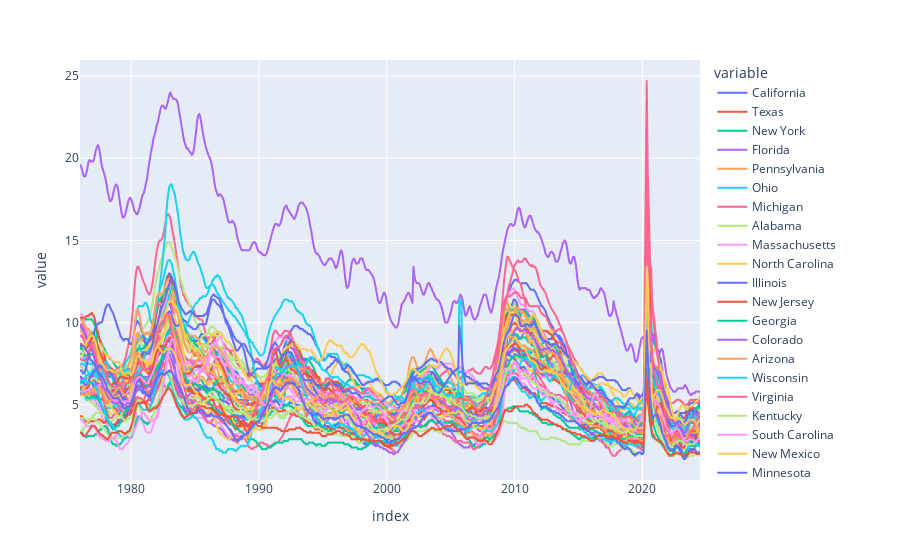

Notebook code for this chart:
### Code cell
#Unemployment rate by state
px.line(unmp_states)

### Figure 1 — Plotly figure (JSON) as saved in the notebook; plotly's stock layout.template omitted (floating-point values rounded to 4 significant figures; data arrays with more than 128 entries replaced by an {"elided": "..."} marker saying what was removed)
{"data": [{"hovertemplate": "variable=California<br>index=%{x}<br>value=%{y}<extra></extra>", "legendgroup": "California", "line": {"color": "#636efa", "dash": "solid"}, "marker": {"symbol": "circle"}, "mode": "lines", "name": "California", "showlegend": true, "type": "scattergl", "x": {"elided": "581 str values"}, "xaxis": "x", "y": {"elided": "581 float values"}, "yaxis": "y"}, {"hovertemplate": "variable=Texas<br>index=%{x}<br>value=%{y}<extra></extra>", "legendgroup": "Texas", "line": {"color": "#EF553B", "dash": "solid"}, "marker": {"symbol": "circle"}, "mode": "lines", "name": "Texas", "showlegend": true, "type": "scattergl", "x": {"elided": "581 str values"}, "xaxis": "x", "y": {"elided": "581 float values"}, "yaxis": "y"}, {"hovertemplate": "variable=New York<br>index=%{x}<br>value=%{y}<extra></extra>", "legendgroup": "New York", "line": {"color": "#00cc96", "dash": "solid"}, "marker": {"symbol": "circle"}, "mode": "lines", "name": "New York", "showlegend": true, "type": "scattergl", "x": {"elided": "581 str values"}, "xaxis": "x", "y": {"elided": "581 float values"}, "yaxis": "y"}, {"hovertemplate": "variable=Florida<br>index=%{x}<br>value=%{y}<extra></extra>", "legendgroup": "Florida", "line": {"color": "#ab63fa", "dash": "solid"}, "marker": {"symbol": "circle"}, "mode": "lines", "name": "Florida", "showlegend": true, "type": "scattergl", "x": {"elided": "581 str values"}, "xaxis": "x", "y": {"elided": "581 float values"}, "yaxis": "y"}, {"hovertemplate": "variable=Pennsylvania<br>index=%{x}<br>value=%{y}<extra></extra>", "legendgroup": "Pennsylvania", "line": {"color": "#FFA15A", "dash": "solid"}, "marker": {"symbol": "circle"}, "mode": "lines", "name": "Pennsylvania", "showlegend": true, "type": "scattergl", "x": {"elided": "581 str values"}, "xaxis": "x", "y": {"elided": "581 float values"}, "yaxis": "y"}, {"hovertemplate": "variable=Ohio<br>index=%{x}<br>value=%{y}<extra></extra>", "legendgroup": "Ohio", "line": {"color": "#19d3f3", "dash": "solid"}, "marker": {"symbol": "circle"}, "mode": "lines", "name": "Ohio", "showlegend": true, "type": "scattergl", "x": {"elided": "581 str values"}, "xaxis": "x", "y": {"elided": "581 float values"}, "yaxis": "y"}, {"hovertemplate": "variable=Michigan<br>index=%{x}<br>value=%{y}<extra></extra>", "legendgroup": "Michigan", "line": {"color": "#FF6692", "dash": "solid"}, "marker": {"symbol": "circle"}, "mode": "lines", "name": "Michigan", "showlegend": true, "type": "scattergl", "x": {"elided": "581 str values"}, "xaxis": "x", "y": {"elided": "581 float values"}, "yaxis": "y"}, {"hovertemplate": "variable=Alabama<br>index=%{x}<br>value=%{y}<extra></extra>", "legendgroup": "Alabama", "line": {"color": "#B6E880", "dash": "solid"}, "marker": {"symbol": "circle"}, "mode": "lines", "name": "Alabama", "showlegend": true, "type": "scattergl", "x": {"elided": "581 str values"}, "xaxis": "x", "y": {"elided": "581 float values"}, "yaxis": "y"}, {"hovertemplate": "variable=Massachusetts<br>index=%{x}<br>value=%{y}<extra></extra>", "legendgroup": "Massachusetts", "line": {"color": "#FF97FF", "dash": "solid"}, "marker": {"symbol": "circle"}, "mode": "lines", "name": "Massachusetts", "showlegend": true, "type": "scattergl", "x": {"elided": "581 str values"}, "xaxis": "x", "y": {"elided": "581 float values"}, "yaxis": "y"}, {"hovertemplate": "variable=North Carolina<br>index=%{x}<br>value=%{y}<extra></extra>", "legendgroup": "North Carolina", "line": {"color": "#FECB52", "dash": "solid"}, "marker": {"symbol": "circle"}, "mode": "lines", "name": "North Carolina", "showlegend": true, "type": "scattergl", "x": {"elided": "581 str values"}, "xaxis": "x", "y": {"elided": "581 float values"}, "yaxis": "y"}, {"hovertemplate": "variable=Illinois<br>index=%{x}<br>value=%{y}<extra></extra>", "legendgroup": "Illinois", "line": {"color": "#636efa", "dash": "solid"}, "marker": {"symbol": "circle"}, "mode": "lines", "name": "Illinois", "showlegend": true, "type": "scattergl", "x": {"elided": "581 str values"}, "xaxis": "x", "y": {"elided": "581 float values"}, "yaxis": "y"}, {"hovertemplate": "variable=New Jersey<br>index=%{x}<br>value=%{y}<extra></extra>", "legendgroup": "New Jersey", "line": {"color": "#EF553B", "dash": "solid"}, "marker": {"symbol": "circle"}, "mode": "lines", "name": "New Jersey", "showlegend": true, "type": "scattergl", "x": {"elided": "581 str values"}, "xaxis": "x", "y": {"elided": "581 float values"}, "yaxis": "y"}, {"hovertemplate": "variable=Georgia<br>index=%{x}<br>value=%{y}<extra></extra>", "legendgroup": "Georgia", "line": {"color": "#00cc96", "dash": "solid"}, "marker": {"symbol": "circle"}, "mode": "lines", "name": "Georgia", "showlegend": true, "type": "scattergl", "x": {"elided": "581 str values"}, "xaxis": "x", "y": {"elided": "581 float values"}, "yaxis": "y"}, {"hovertemplate": "variable=Colorado<br>index=%{x}<br>value=%{y}<extra></extra>", "legendgroup": "Colorado", "line": {"color": "#ab63fa", "dash": "solid"}, "marker": {"symbol": "circle"}, "mode": "lines", "name": "Colorado", "showlegend": true, "type": "scattergl", "x": {"elided": "581 str values"}, "xaxis": "x", "y": {"elided": "581 float values"}, "yaxis": "y"}, {"hovertemplate": "variable=Arizona<br>index=%{x}<br>value=%{y}<extra></extra>", "legendgroup": "Arizona", "line": {"color": "#FFA15A", "dash": "solid"}, "marker": {"symbol": "circle"}, "mode": "lines", "name": "Arizona", "showlegend": true, "type": "scattergl", "x": {"elided": "581 str values"}, "xaxis": "x", "y": {"elided": "581 float values"}, "yaxis": "y"}, {"hovertemplate": "variable=Wisconsin<br>index=%{x}<br>value=%{y}<extra></extra>", "legendgroup": "Wisconsin", "line": {"color": "#19d3f3", "dash": "solid"}, "marker": {"symbol": "circle"}, "mode": "lines", "name": "Wisconsin", "showlegend": true, "type": "scattergl", "x": {"elided": "581 str values"}, "xaxis": "x", "y": {"elided": "581 float values"}, "yaxis": "y"}, {"hovertemplate": "variable=Virginia<br>index=%{x}<br>value=%{y}<extra></extra>", "legendgroup": "Virginia", "line": {"color": "#FF6692", "dash": "solid"}, "marker": {"symbol": "circle"}, "mode": "lines", "name": "Virginia", "showlegend": true, "type": "scattergl", "x": {"elided": "581 str values"}, "xaxis": "x", "y": {"elided": "581 float values"}, "yaxis": "y"}, {"hovertemplate": "variable=Kentucky<br>index=%{x}<br>value=%{y}<extra></extra>", "legendgroup": "Kentucky", "line": {"color": "#B6E880", "dash": "solid"}, "marker": {"symbol": "circle"}, "mode": "lines", "name": "Kentucky", "showlegend": true, "type": "scattergl", "x": {"elided": "581 str values"}, "xaxis": "x", "y": {"elided": "581 float values"}, "yaxis": "y"}, {"hovertemplate": "variable=South Carolina<br>index=%{x}<br>value=%{y}<extra></extra>", "legendgroup": "South Carolina", "line": {"color": "#FF97FF", "dash": "solid"}, "marker": {"symbol": "circle"}, "mode": "lines", "name": "South Carolina", "showlegend": true, "type": "scattergl", "x": {"elided": "581 str values"}, "xaxis": "x", "y": {"elided": "581 float values"}, "yaxis": "y"}, {"hovertemplate": "variable=New Mexico<br>index=%{x}<br>value=%{y}<extra></extra>", "legendgroup": "New Mexico", "line": {"color": "#FECB52", "dash": "solid"}, "marker": {"symbol": "circle"}, "mode": "lines", "name": "New Mexico", "showlegend": true, "type": "scattergl", "x": {"elided": "581 str values"}, "xaxis": "x", "y": {"elided": "581 float values"}, "yaxis": "y"}, {"hovertemplate": "variable=Minnesota<br>index=%{x}<br>value=%{y}<extra></extra>", "legendgroup": "Minnesota", "line": {"color": "#636efa", "dash": "solid"}, "marker": {"symbol": "circle"}, "mode": "lines", "name": "Minnesota", "showlegend": true, "type": "scattergl", "x": {"elided": "581 str values"}, "xaxis": "x", "y": {"elided": "581 float values"}, "yaxis": "y"}, {"hovertemplate": "variable=Tennessee<br>index=%{x}<br>value=%{y}<extra></extra>", "legendgroup": "Tennessee", "line": {"color": "#EF553B", "dash": "solid"}, "marker": {"symbol": "circle"}, "mode": "lines", "name": "Tennessee", "showlegend": true, "type": "scattergl", "x": {"elided": "581 str values"}, "xaxis": "x", "y": {"elided": "581 float values"}, "yaxis": "y"}, {"hovertemplate": "variable=Washington<br>index=%{x}<br>value=%{y}<extra></extra>", "legendgroup": "Washington", "line": {"color": "#00cc96", "dash": "solid"}, "marker": {"symbol": "circle"}, "mode": "lines", "name": "Washington", "showlegend": true, "type": "scattergl", "x": {"elided": "581 str values"}, "xaxis": "x", "y": {"elided": "581 float values"}, "yaxis": "y"}, {"hovertemplate": "variable=Maryland<br>index=%{x}<br>value=%{y}<extra></extra>", "legendgroup": "Maryland", "line": {"color": "#ab63fa", "dash": "solid"}, "marker": {"symbol": "circle"}, "mode": "lines", "name": "Maryland", "showlegend": true, "type": "scattergl", "x": {"elided": "581 str values"}, "xaxis": "x", "y": {"elided": "581 float values"}, "yaxis": "y"}, {"hovertemplate": "variable=Oregon<br>index=%{x}<br>value=%{y}<extra></extra>", "legendgroup": "Oregon", "line": {"color": "#FFA15A", "dash": "solid"}, "marker": {"symbol": "circle"}, "mode": "lines", "name": "Oregon", "showlegend": true, "type": "scattergl", "x": {"elided": "581 str values"}, "xaxis": "x", "y": {"elided": "581 float values"}, "yaxis": "y"}, {"hovertemplate": "variable=West Virginia<br>index=%{x}<br>value=%{y}<extra></extra>", "legendgroup": "West Virginia", "line": {"color": "#19d3f3", "dash": "solid"}, "marker": {"symbol": "circle"}, "mode": "lines", "name": "West Virginia", "showlegend": true, "type": "scattergl", "x": {"elided": "581 str values"}, "xaxis": "x", "y": {"elided": "581 float values"}, "yaxis": "y"}, {"hovertemplate": "variable=Nevada<br>index=%{x}<br>value=%{y}<extra></extra>", "legendgroup": "Nevada", "line": {"color": "#FF6692", "dash": "solid"}, "marker": {"symbol": "circle"}, "mode": "lines", "name": "Nevada", "showlegend": true, "type": "scattergl", "x": {"elided": "581 str values"}, "xaxis": "x", "y": {"elided": "581 float values"}, "yaxis": "y"}, {"hovertemplate": "variable=Arkansas<br>index=%{x}<br>value=%{y}<extra></extra>", "legendgroup": "Arkansas", "line": {"color": "#B6E880", "dash": "solid"}, "marker": {"symbol": "circle"}, "mode": "lines", "name": "Arkansas", "showlegend": true, "type": "scattergl", "x": {"elided": "581 str values"}, "xaxis": "x", "y": {"elided": "581 float values"}, "yaxis": "y"}, {"hovertemplate": "variable=Oklahoma<br>index=%{x}<br>value=%{y}<extra></extra>", "legendgroup": "Oklahoma", "line": {"color": "#FF97FF", "dash": "solid"}, "marker": {"symbol": "circle"}, "mode": "lines", "name": "Oklahoma", "showlegend": true, "type": "scattergl", "x": {"elided": "581 str values"}, "xaxis": "x", "y": {"elided": "581 float values"}, "yaxis": "y"}, {"hovertemplate": "variable=Missouri<br>index=%{x}<br>value=%{y}<extra></extra>", "legendgroup": "Missouri", "line": {"color": "#FECB52", "dash": "solid"}, "marker": {"symbol": "circle"}, "mode": "lines", "name": "Missouri", "showlegend": true, "type": "scattergl", "x": {"elided": "581 str values"}, "xaxis": "x", "y": {"elided": "581 float values"}, "yaxis": "y"}, {"hovertemplate": "variable=Alaska<br>index=%{x}<br>value=%{y}<extra></extra>", "legendgroup": "Alaska", "line": {"color": "#636efa", "dash": "solid"}, "marker": {"symbol": "circle"}, "mode": "lines", "name": "Alaska", "showlegend": true, "type": "scattergl", "x": {"elided": "581 str values"}, "xaxis": "x", "y": {"elided": "581 float values"}, "yaxis": "y"}, {"hovertemplate": "variable=Iowa<br>index=%{x}<br>value=%{y}<extra></extra>", "legendgroup": "Iowa", "line": {"color": "#EF553B", "dash": "solid"}, "marker": {"symbol": "circle"}, "mode": "lines", "name": "Iowa", "showlegend": true, "type": "scattergl", "x": {"elided": "581 str values"}, "xaxis": "x", "y": {"elided": "581 float values"}, "yaxis": "y"}, {"hovertemplate": "variable=Utah<br>index=%{x}<br>value=%{y}<extra></extra>", "legendgroup": "Utah", "line": {"color": "#00cc96", "dash": "solid"}, "marker": {"symbol": "circle"}, "mode": "lines", "name": "Utah", "showlegend": true, "type": "scattergl", "x": {"elided": "581 str values"}, "xaxis": "x", "y": {"elided": "581 float values"}, "yaxis": "y"}, {"hovertemplate": "variable=Puerto Rico<br>index=%{x}<br>value=%{y}<extra></extra>", "legendgroup": "Puerto Rico", "line": {"color": "#ab63fa", "dash": "solid"}, "marker": {"symbol": "circle"}, "mode": "lines", "name": "Puerto Rico", "showlegend": true, "type": "scattergl", "x": {"elided": "581 str values"}, "xaxis": "x", "y": {"elided": "581 float values"}, "yaxis": "y"}, {"hovertemplate": "variable=Indiana<br>index=%{x}<br>value=%{y}<extra></extra>", "legendgroup": "Indiana", "line": {"color": "#FFA15A", "dash": "solid"}, "marker": {"symbol": "circle"}, "mode": "lines", "name": "Indiana", "showlegend": true, "type": "scattergl", "x": {"elided": "581 str values"}, "xaxis": "x", "y": {"elided": "581 float values"}, "yaxis": "y"}, {"hovertemplate": "variable=Louisiana<br>index=%{x}<br>value=%{y}<extra></extra>", "legendgroup": "Louisiana", "line": {"color": "#19d3f3", "dash": "solid"}, "marker": {"symbol": "circle"}, "mode": "lines", "name": "Louisiana", "showlegend": true, "type": "scattergl", "x": {"elided": "581 str values"}, "xaxis": "x", "y": {"elided": "581 float values"}, "yaxis": "y"}, {"hovertemplate": "variable=Hawaii<br>index=%{x}<br>value=%{y}<extra></extra>", "legendgroup": "Hawaii", "line": {"color": "#FF6692", "dash": "solid"}, "marker": {"symbol": "circle"}, "mode": "lines", "name": "Hawaii", "showlegend": true, "type": "scattergl", "x": {"elided": "581 str values"}, "xaxis": "x", "y": {"elided": "581 float values"}, "yaxis": "y"}, {"hovertemplate": "variable=North Dakota<br>index=%{x}<br>value=%{y}<extra></extra>", "legendgroup": "North Dakota", "line": {"color": "#B6E880", "dash": "solid"}, "marker": {"symbol": "circle"}, "mode": "lines", "name": "North Dakota", "showlegend": true, "type": "scattergl", "x": {"elided": "581 str values"}, "xaxis": "x", "y": {"elided": "581 float values"}, "yaxis": "y"}, {"hovertemplate": "variable=Montana<br>index=%{x}<br>value=%{y}<extra></extra>", "legendgroup": "Montana", "line": {"color": "#FF97FF", "dash": "solid"}, "marker": {"symbol": "circle"}, "mode": "lines", "name": "Montana", "showlegend": true, "type": "scattergl", "x": {"elided": "581 str values"}, "xaxis": "x", "y": {"elided": "581 float values"}, "yaxis": "y"}, {"hovertemplate": "variable=the District of Columbia<br>index=%{x}<br>value=%{y}<extra></extra>", "legendgroup": "the District of Columbia", "line": {"color": "#FECB52", "dash": "solid"}, "marker": {"symbol": "circle"}, "mode": "lines", "name": "the District of Columbia", "showlegend": true, "type": "scattergl", "x": {"elided": "581 str values"}, "xaxis": "x", "y": {"elided": "581 float values"}, "yaxis": "y"}, {"hovertemplate": "variable=Mississippi<br>index=%{x}<br>value=%{y}<extra></extra>", "legendgroup": "Mississippi", "line": {"color": "#636efa", "dash": "solid"}, "marker": {"symbol": "circle"}, "mode": "lines", "name": "Mississippi", "showlegend": true, "type": "scattergl", "x": {"elided": "581 str values"}, "xaxis": "x", "y": {"elided": "581 float values"}, "yaxis": "y"}, {"hovertemplate": "variable=Maine<br>index=%{x}<br>value=%{y}<extra></extra>", "legendgroup": "Maine", "line": {"color": "#EF553B", "dash": "solid"}, "marker": {"symbol": "circle"}, "mode": "lines", "name": "Maine", "showlegend": true, "type": "scattergl", "x": {"elided": "581 str values"}, "xaxis": "x", "y": {"elided": "581 float values"}, "yaxis": "y"}, {"hovertemplate": "variable=Nebraska<br>index=%{x}<br>value=%{y}<extra></extra>", "legendgroup": "Nebraska", "line": {"color": "#00cc96", "dash": "solid"}, "marker": {"symbol": "circle"}, "mode": "lines", "name": "Nebraska", "showlegend": true, "type": "scattergl", "x": {"elided": "581 str values"}, "xaxis": "x", "y": {"elided": "581 float values"}, "yaxis": "y"}, {"hovertemplate": "variable=Connecticut<br>index=%{x}<br>value=%{y}<extra></extra>", "legendgroup": "Connecticut", "line": {"color": "#ab63fa", "dash": "solid"}, "marker": {"symbol": "circle"}, "mode": "lines", "name": "Connecticut", "showlegend": true, "type": "scattergl", "x": {"elided": "581 str values"}, "xaxis": "x", "y": {"elided": "581 float values"}, "yaxis": "y"}, {"hovertemplate": "variable=Idaho<br>index=%{x}<br>value=%{y}<extra></extra>", "legendgroup": "Idaho", "line": {"color": "#FFA15A", "dash": "solid"}, "marker": {"symbol": "circle"}, "mode": "lines", "name": "Idaho", "showlegend": true, "type": "scattergl", "x": {"elided": "581 str values"}, "xaxis": "x", "y": {"elided": "581 float values"}, "yaxis": "y"}, {"hovertemplate": "variable=New Hampshire<br>index=%{x}<br>value=%{y}<extra></extra>", "legendgroup": "New Hampshire", "line": {"color": "#19d3f3", "dash": "solid"}, "marker": {"symbol": "circle"}, "mode": "lines", "name": "New Hampshire", "showlegend": true, "type": "scattergl", "x": {"elided": "581 str values"}, "xaxis": "x", "y": {"elided": "581 float values"}, "yaxis": "y"}, {"hovertemplate": "variable=Rhode Island<br>index=%{x}<br>value=%{y}<extra></extra>", "legendgroup": "Rhode Island", "line": {"color": "#FF6692", "dash": "solid"}, "marker": {"symbol": "circle"}, "mode": "lines", "name": "Rhode Island", "showlegend": true, "type": "scattergl", "x": {"elided": "581 str values"}, "xaxis": "x", "y": {"elided": "581 float values"}, "yaxis": "y"}, {"hovertemplate": "variable=Kansas<br>index=%{x}<br>value=%{y}<extra></extra>", "legendgroup": "Kansas", "line": {"color": "#B6E880", "dash": "solid"}, "marker": {"symbol": "circle"}, "mode": "lines", "name": "Kansas", "showlegend": true, "type": "scattergl", "x": {"elided": "581 str values"}, "xaxis": "x", "y": {"elided": "581 float values"}, "yaxis": "y"}, {"hovertemplate": "variable=Wyoming<br>index=%{x}<br>value=%{y}<extra></extra>", "legendgroup": "Wyoming", "line": {"color": "#FF97FF", "dash": "solid"}, "marker": {"symbol": "circle"}, "mode": "lines", "name": "Wyoming", "showlegend": true, "type": "scattergl", "x": {"elided": "581 str values"}, "xaxis": "x", "y": {"elided": "581 float values"}, "yaxis": "y"}, {"hovertemplate": "variable=Delaware<br>index=%{x}<br>value=%{y}<extra></extra>", "legendgroup": "Delaware", "line": {"color": "#FECB52", "dash": "solid"}, "marker": {"symbol": "circle"}, "mode": "lines", "name": "Delaware", "showlegend": true, "type": "scattergl", "x": {"elided": "581 str values"}, "xaxis": "x", "y": {"elided": "581 float values"}, "yaxis": "y"}, {"hovertemplate": "variable=Vermont<br>index=%{x}<br>value=%{y}<extra></extra>", "legendgroup": "Vermont", "line": {"color": "#636efa", "dash": "solid"}, "marker": {"symbol": "circle"}, "mode": "lines", "name": "Vermont", "showlegend": true, "type": "scattergl", "x": {"elided": "581 str values"}, "xaxis": "x", "y": {"elided": "581 float values"}, "yaxis": "y"}, {"hovertemplate": "variable=South Dakota<br>index=%{x}<br>value=%{y}<extra></extra>", "legendgroup": "South Dakota", "line": {"color": "#EF553B", "dash": "solid"}, "marker": {"symbol": "circle"}, "mode": "lines", "name": "South Dakota", "showlegend": true, "type": "scattergl", "x": {"elided": "581 str values"}, "xaxis": "x", "y": {"elided": "581 float values"}, "yaxis": "y"}], "layout": {"legend": {"title": {"text": "variable"}, "tracegroupgap": 0}, "margin": {"t": 60}, "xaxis": {"anchor": "y", "domain": [0, 1], "title": {"text": "index"}}, "yaxis": {"anchor": "x", "domain": [0, 1], "title": {"text": "value"}}}}
